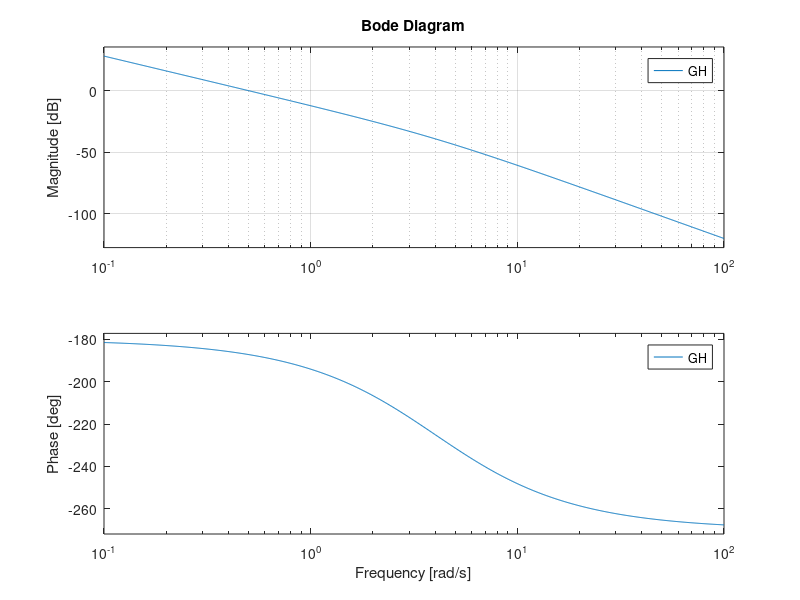

Recreate this plot in MATLAB.
clear all;
clc;

%Type 0 system where n-m = 3 %

N = [1];
D = conv([1 4], [1 0 0])	;

GH = tf(N, D);


figure;
subplot(2,2,1);
rlocus(GH);

subplot(2,2,3);
nyquist(GH);
axis([-10 10 -10 10])
grid;

% Margins
[Gm,Pm,Wgm,Wpm] = margin(GH)

subplot(1,2,2, 'replace');
bode(GH);
grid;
